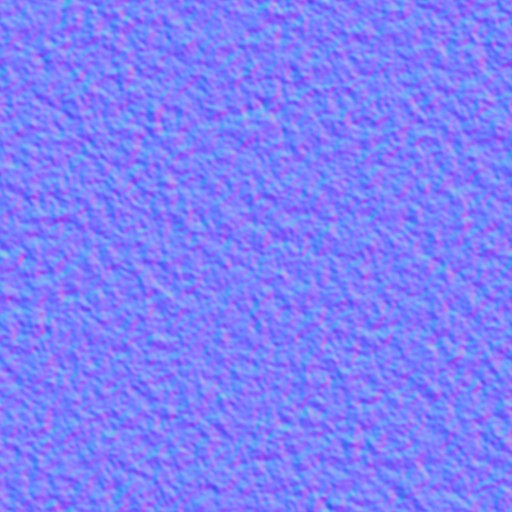
#> input picture src/tex/brass_n.jpg, 512 x 512 px, given in place of mwc_back.jpg, which was not available
$ python build_cards.py
#> lines starting #> are read from the running program, lines starting #| are printed output that depends on the picture
### src/glb.py
"""Small numpy glTF 2.0 (.glb) toolkit for the Mudwater Spire.
Mesh = per-material buckets of triangles (pos, normal, uv, colour). Helpers build planks, beams, logs, lathe shapes,
tubes (rope, rails), extrusions and textured quads, all placed with 4x4 transforms. write() packs one .glb with
embedded textures (JPEG/PNG), PBR materials, optional normal maps, emissive, alpha.
"""
import json, struct, math, io, os
import numpy as np

# ------------------------------------------------------------------ transforms
def T(x=0, y=0, z=0):
    m = np.eye(4); m[:3, 3] = (x, y, z); return m
def S(x=1, y=None, z=None):
    y = x if y is None else y; z = x if z is None else z
    return np.diag([x, y, z, 1.0])
def Rx(d):
    a = math.radians(d); c, s = math.cos(a), math.sin(a); m = np.eye(4); m[1, 1] = c; m[1, 2] = -s; m[2, 1] = s; m[2, 2] = c; return m
def Ry(d):
    a = math.radians(d); c, s = math.cos(a), math.sin(a); m = np.eye(4); m[0, 0] = c; m[0, 2] = s; m[2, 0] = -s; m[2, 2] = c; return m
def Rz(d):
    a = math.radians(d); c, s = math.cos(a), math.sin(a); m = np.eye(4); m[0, 0] = c; m[0, 1] = -s; m[1, 0] = s; m[1, 1] = c; return m
def M(*ms):
    out = np.eye(4)
    for m in ms: out = out @ m
    return out
# [7 lines left out: function look_basis, not called in this run]

# ------------------------------------------------------------------ mesh
class Mesh:
    def __init__(self):
        self.b = {}          # material -> [pos list, nrm, uv, col, idx]
    def add(self, mat, pos, nrm, uv, idx, col=None, m=None):
        pos = np.asarray(pos, np.float64); nrm = np.asarray(nrm, np.float64); uv = np.asarray(uv, np.float64)
        idx = np.asarray(idx, np.int64).reshape(-1)
        if col is None: col = np.ones((len(pos), 4))
        else:
            col = np.asarray(col, np.float64)
            if col.ndim == 1: col = np.tile(np.r_[col, [1.0] * (4 - len(col))], (len(pos), 1))
            elif col.shape[1] == 3: col = np.c_[col, np.ones(len(col))]
        if m is not None:
            p4 = np.c_[pos, np.ones(len(pos))] @ m.T; pos = p4[:, :3]
            nm = np.linalg.inv(m[:3, :3]).T; nrm = nrm @ nm.T
            if np.linalg.det(m[:3, :3]) < 0: idx = idx.reshape(-1, 3)[:, ::-1].reshape(-1)
        n = np.linalg.norm(nrm, axis=1, keepdims=True); nrm = nrm / np.where(n > 1e-12, n, 1)
        bk = self.b.setdefault(mat, [[], [], [], [], [], 0])
        bk[0].append(pos); bk[1].append(nrm); bk[2].append(uv); bk[3].append(col); bk[4].append(idx + bk[5]); bk[5] += len(pos)
    # [4 lines left out: function merge, not called in this run]
    def tris(self):
        return sum(len(np.concatenate(bk[4])) // 3 for bk in self.b.values() if bk[4])
    def bounds(self):
        P = np.vstack([np.vstack(bk[0]) for bk in self.b.values() if bk[0]]); return P.min(0), P.max(0)

# ------------------------------------------------------------------ primitives (all return into a Mesh)
def quad(mesh, mat, w, h, m=None, uv=(0, 0, 1, 1), col=None, double=False):
    """plane in XY, facing +z, centred"""
    x, y = w / 2, h / 2; u0, v0, u1, v1 = uv
    P = [[-x, -y, 0], [x, -y, 0], [x, y, 0], [-x, y, 0]]; N = [[0, 0, 1]] * 4
    U = [[u0, v1], [u1, v1], [u1, v0], [u0, v0]]
    mesh.add(mat, P, N, U, [0, 1, 2, 0, 2, 3], col, m)
    if double: mesh.add(mat, P, [[0, 0, -1]] * 4, [[u1, v1], [u0, v1], [u0, v0], [u1, v0]], [0, 2, 1, 0, 3, 2], col, m)

# [90 lines left out: functions box, bevel_box, lathe, not called in this run]

def cyl(mesh, mat, r, h, seg=16, m=None, col=None, caps=True, uvs_u=1.0, uv_v=None, r2=None):
    r2 = r if r2 is None else r2
    lathe(mesh, mat, [(r, 0), (r2, h)], seg, m, col, uvs_u, uv_v if uv_v is not None else 1.0, caps, caps)

# [83 lines left out: functions tube, extrude, ear_clip, not called in this run]

def sphere(mesh, mat, r, seg=16, rings=10, m=None, col=None):
    prof = [(r * math.sin(math.pi * i / rings), -r * math.cos(math.pi * i / rings)) for i in range(rings + 1)]
    lathe(mesh, mat, prof, seg, m, col)

# ------------------------------------------------------------------ writer
def _img_bytes(src):
    if isinstance(src, (bytes, bytearray)): return bytes(src), 'image/png' if src[:4] == b'\x89PNG' else 'image/jpeg'
    data = open(src, 'rb').read()
    return data, 'image/png' if src.lower().endswith('.png') else 'image/jpeg'

def write(path, mesh, mats, name='spire', quantize=False):
    """mats: name -> dict(tex=path|bytes, nrm=path, color=(r,g,b,a), metal=0, rough=0.8, emis=(r,g,b), emis_tex=path,
              alpha='OPAQUE'|'BLEND'|'MASK', double=False, unlit=False)"""
    buf = bytearray(); views = []; accs = []
    def add_view(data, target=None):
        while len(buf) % 4: buf.append(0)
        off = len(buf); buf.extend(data)
        v = {'buffer': 0, 'byteOffset': off, 'byteLength': len(data)}
        if target: v['target'] = target
        views.append(v); return len(views) - 1
    def add_acc(arr, ctype, typ, target, minmax=False, normalized=False):
        arr = np.ascontiguousarray(arr)
        vi = add_view(arr.tobytes(), target)
        a = {'bufferView': vi, 'componentType': ctype, 'count': int(arr.shape[0]), 'type': typ}
        if normalized: a['normalized'] = True
        if minmax: a['min'] = arr.min(0).tolist(); a['max'] = arr.max(0).tolist()
        accs.append(a); return len(accs) - 1
    images = []; textures = []; materials = []; img_cache = {}
    def tex(src):
        key = src if isinstance(src, str) else id(src)
        if key in img_cache: return img_cache[key]
        data, mime = _img_bytes(src)
        vi = add_view(data); images.append({'bufferView': vi, 'mimeType': mime})
        textures.append({'source': len(images) - 1, 'sampler': 0}); img_cache[key] = len(textures) - 1
        return img_cache[key]
    ext_used = set()
    prims = []
    for mname, bk in mesh.b.items():
        if not bk[0]: continue
        md = mats[mname]
        P = np.vstack(bk[0]).astype(np.float32); N = np.vstack(bk[1]).astype(np.float32); U = np.vstack(bk[2]).astype(np.float32)
        C = np.vstack(bk[3]).astype(np.float32); I = np.concatenate(bk[4])
        attrs = {'POSITION': add_acc(P, 5126, 'VEC3', 34962, True), 'NORMAL': add_acc(N, 5126, 'VEC3', 34962), 'TEXCOORD_0': add_acc(U, 5126, 'VEC2', 34962)}
        if md.get('no_normals'): del attrs['NORMAL']          # (v56) unlit glow (fireworks) needs no normals: a third smaller
        if not np.allclose(C, 1.0): attrs['COLOR_0'] = add_acc(np.round(np.clip(C, 0, 1) * 255).astype(np.uint8), 5121, 'VEC4', 34962, normalized=True)   # (v24) 4 bytes a vertex, not 16 (core glTF, no extension)
        if P.shape[0] < 65536: ia = add_acc(I.astype(np.uint16), 5123, 'SCALAR', 34963)
        else: ia = add_acc(I.astype(np.uint32), 5125, 'SCALAR', 34963)
        pbr = {'baseColorFactor': list(md.get('color', (1, 1, 1, 1))), 'metallicFactor': md.get('metal', 0.0), 'roughnessFactor': md.get('rough', 0.85)}
        if md.get('tex') is not None: pbr['baseColorTexture'] = {'index': tex(md['tex'])}
        mat = {'name': mname, 'pbrMetallicRoughness': pbr}
        if md.get('nrm') is not None: mat['normalTexture'] = {'index': tex(md['nrm']), 'scale': md.get('nrm_scale', 1.0)}
        if md.get('mr') is not None: pbr['metallicRoughnessTexture'] = {'index': tex(md['mr'])}     # G = roughness, B = metalness (multiplied by the factors)
        if md.get('emis') is not None: mat['emissiveFactor'] = list(md['emis'])[:3]
        if md.get('emis_tex') is not None: mat['emissiveTexture'] = {'index': tex(md['emis_tex'])}
        if md.get('emis_strength'):
            mat['extensions'] = {'KHR_materials_emissive_strength': {'emissiveStrength': md['emis_strength']}}; ext_used.add('KHR_materials_emissive_strength')
        if md.get('unlit'):
            mat.setdefault('extensions', {})['KHR_materials_unlit'] = {}; ext_used.add('KHR_materials_unlit')
        if md.get('alpha'): mat['alphaMode'] = md['alpha']
        if md.get('alpha') == 'MASK': mat['alphaCutoff'] = md.get('cutoff', 0.5)
        if md.get('double'): mat['doubleSided'] = True
        materials.append(mat)
        prims.append({'attributes': attrs, 'indices': ia, 'material': len(materials) - 1})
    while len(buf) % 4: buf.append(0)
    gl = {'asset': {'version': '2.0', 'generator': 'mudwater-spire glb.py'}, 'scene': 0, 'scenes': [{'nodes': [0]}],
          'nodes': [{'mesh': 0, 'name': name}], 'meshes': [{'primitives': prims, 'name': name}],
          'accessors': accs, 'bufferViews': views, 'buffers': [{'byteLength': len(buf)}], 'materials': materials}
    if textures:
        gl['textures'] = textures; gl['images'] = images
        gl['samplers'] = [{'magFilter': 9729, 'minFilter': 9987, 'wrapS': 10497, 'wrapT': 10497}]
    if ext_used: gl['extensionsUsed'] = sorted(ext_used)
    js = json.dumps(gl, separators=(',', ':')).encode()
    while len(js) % 4: js += b' '
    out = struct.pack('<III', 0x46546C67, 2, 12 + 8 + len(js) + 8 + len(buf))
    out += struct.pack('<II', len(js), 0x4E4F534A) + js + struct.pack('<II', len(buf), 0x004E4942) + bytes(buf)
    os.makedirs(os.path.dirname(os.path.abspath(path)), exist_ok=True)
    open(path, 'wb').write(out)
    return {'file': os.path.basename(path), 'tris': int(sum(len(np.concatenate(bk[4])) // 3 for bk in mesh.b.values() if bk[4])), 'kb': len(out) // 1024}

# [4 lines left out: function read_glb, not called in this run]

### src/build_cards.py
"""giant floating Mudwater cards for the galaxy: gc_001..120.glb - the real card art on the front, the card back behind,
a gold rim and a soft glow. 1 m tall (scaled up in the game). Textures shrunk to 512 px tall to keep downloads light."""
from PIL import Image
from glb import *
from kit import *
SRC = '/home/claude/mudwater_repo/'; SM = '/home/claude/spire/out/cards_small/'; OUT = '/home/claude/spire/out/glb/'
H = 1.0; W = H * 720 / 1000
def small(name):
#> called with name = 'mwc_back.jpg'
    p = SM + name
    Image.open(SRC + name).convert('RGB').resize((369, 512), Image.LANCZOS).save(p, quality=86)
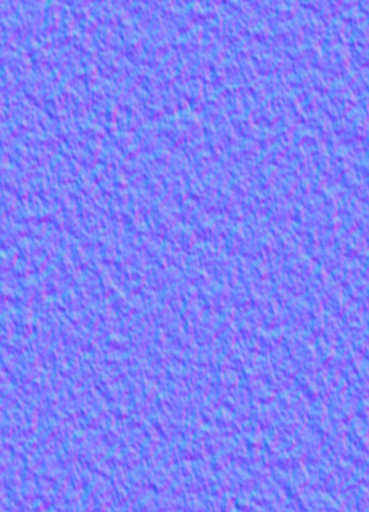
#> saved as mwc_back.jpg: PIL image 369x512 RGB; mean R, G, B 127, 127, 250.5
    return p
back = small('mwc_back.jpg')
# (v42, owner: "make each floating card one object instead of 3") the art, the back and the gold edge now share ONE picture
# (front | back | a strip of gold), so each card is a single piece to draw instead of three
AW = 768; G0, G1 = 742 / AW, 766 / AW
def edge_box(m, w, h, d, at):
    for (mm, fw, fh) in ((M(at, T(0, 0, d / 2)), w, h), (M(at, T(0, 0, -d / 2), Ry(180)), w, h), (M(at, T(w / 2, 0, 0), Ry(90)), d, h),
                         (M(at, T(-w / 2, 0, 0), Ry(-90)), d, h), (M(at, T(0, h / 2, 0), Rx(-90)), w, d), (M(at, T(0, -h / 2, 0), Rx(90)), w, d)):
        quad(m, 'card', fw, fh, mm, uv=(G0, 0.3, G1, 0.7))
bimg = Image.open(back)
for n in range(1, 121):
    front = small('mwc_%03d.jpg' % n)
#> call 2 of small, with name = 'mwc_001.jpg'
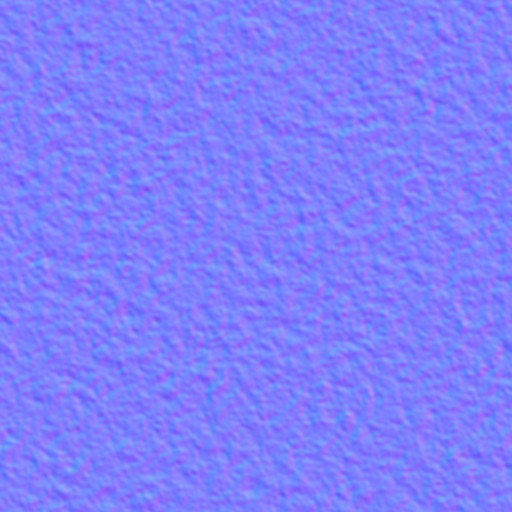
#> input picture src/tex/goldtrim_n.jpg, 512 x 512 px, given in place of mwc_001.jpg, which was not available
#> in small (call 2), `Image.open(SRC + name).convert('RGB').resize((369, 512), Image.LANCZOS..`:
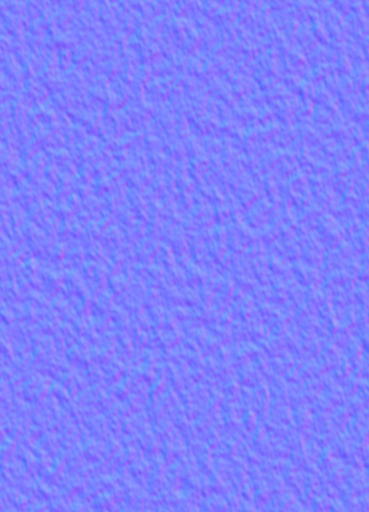
#> saved as mwc_001.jpg: PIL image 369x512 RGB; mean R, G, B 127, 127, 252.4
    at = Image.new('RGB', (AW, 512), (255, 204, 89))
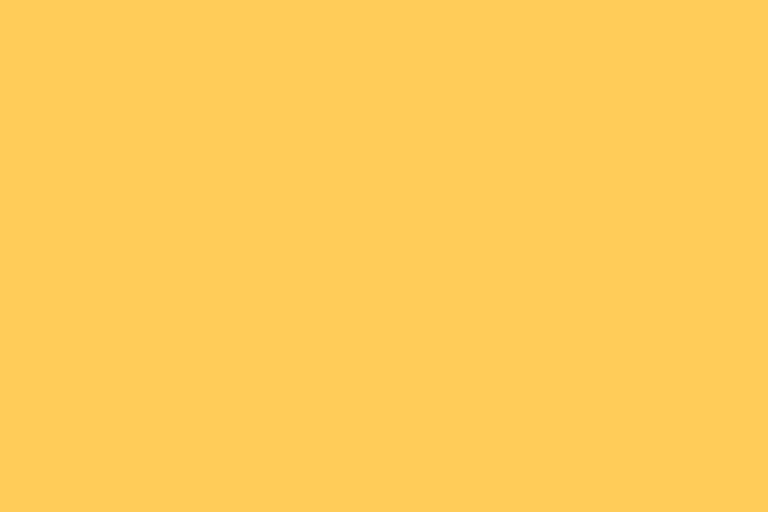
#> at: PIL image 768x512 RGB; mean R, G, B 255, 204, 89
    at.paste(Image.open(front), (0, 0)); at.paste(bimg, (369, 0))
#> after `at.paste(Image.open(front), (0, 0))`:
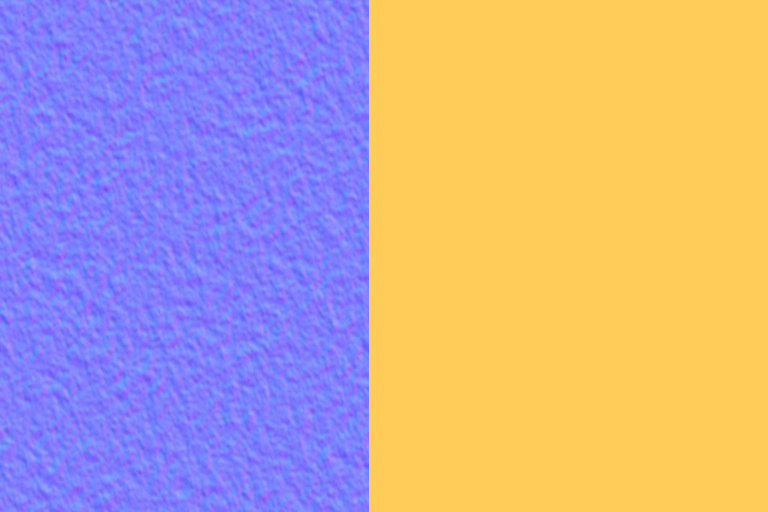
#> at: PIL image 768x512 RGB; mean R, G, B 193.5, 167, 167.1
#> after `at.paste(bimg, (369, 0))`:
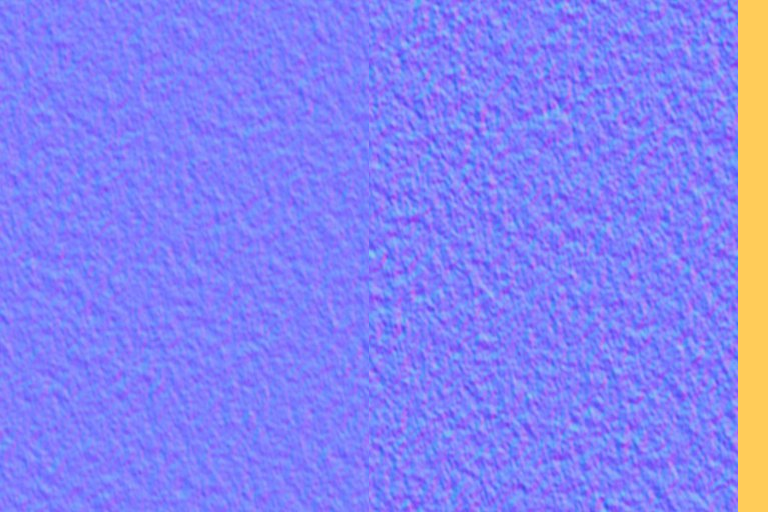
#> at: PIL image 768x512 RGB; mean R, G, B 132, 130, 244.1
    ap = SM + 'gca_%03d.jpg' % n; at.save(ap, quality=86)
    m = Mesh()
    quad(m, 'card', W, H, T(0, 0, 0.012), uv=(0, 0, 369 / AW, 1))
    quad(m, 'card', W, H, M(T(0, 0, -0.012), Ry(180)), uv=(369 / AW, 0, 738 / AW, 1))
    for (sx, sy, w, h) in ((0, H / 2 + 0.006, W + 0.012, 0.012), (0, -H / 2 - 0.006, W + 0.012, 0.012), (W / 2 + 0.006, 0, 0.012, H), (-W / 2 - 0.006, 0, 0.012, H)):
        edge_box(m, w, h, 0.03, T(sx, sy, 0))          # a thin gold edge, like the real card's border
    mats = {'card': dict(tex=ap, emis_tex=ap, emis=(0.52, 0.52, 0.52), rough=0.42, metal=0.15)}
    write(OUT + 'gc_%03d.glb' % n, m, mats)
#> (the run stopped early here; a loop or call above may not have finished)
